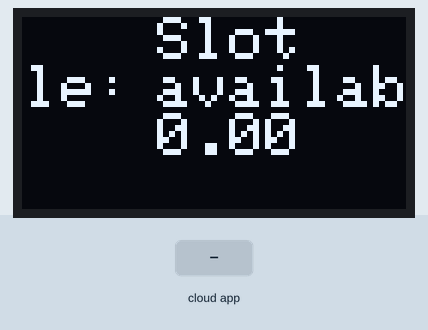
Simulated run of this sketch. Board: ESP8266 (NodeMCU). Parts: 128×64 one-colour display. The test bench sets the inputs (shaded band). WiFi joins after 1.5 s; servers stay silent unless stated; network time is answered at once with the bench clock; the local clock reads 2024-03-15 10:24:30 at power-on unless the sketch sets it; the Firebase database answers and starts empty; what the sketch prints to the serial monitor is not drawn.

Above: at 7.9 s.
8.0 s: the phone or cloud app sets Slot to 25
At 14.88 s:
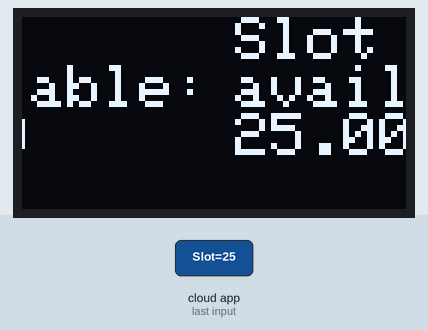
17.1 s: the phone or cloud app sets Slot to 50
At 22.38 s:
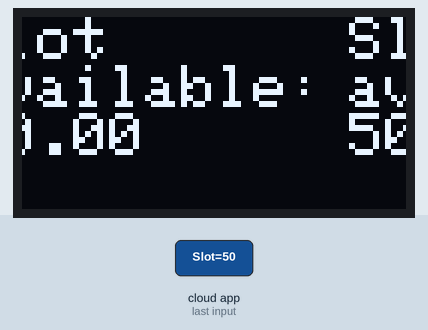

Measured:
- after the input at 8.0 s, the display: first differs from a run without the input after 6.7 s (image 1 shows a later state)

The sketch:

conn.ino
```cpp
//wifi
#include <SD.h>
#include <Arduino.h>
#include <ESP8266WiFi.h>
#include <Firebase_ESP_Client.h>
#include <NTPClient.h>
#include <WiFiUdp.h>

// Provide the token generation process info.
#include "addons/TokenHelper.h"
// Provide the RTDB payload printing info and other helper functions.
#include "addons/RTDBHelper.h"


//OLED display
#include <SPI.h>
#include <Wire.h>
#include <Adafruit_GFX.h>
#include <Adafruit_SSD1306.h>


#define SCREEN_WIDTH 128 // OLED display width, in pixels
#define SCREEN_HEIGHT 64 // OLED display height, in pixels

// Declaration for SSD1306 display connected using I2C
#define OLED_RESET     -1 // Reset pin
#define SCREEN_ADDRESS 0x3C
Adafruit_SSD1306 display(SCREEN_WIDTH, SCREEN_HEIGHT, &Wire, OLED_RESET);

// Insert your network credentials
#define WIFI_SSID "********"
#define WIFI_PASSWORD "**************"

#define USER_EMAIL "arduino@apsit.edu.in"
#define USER_PASSWORD "123456"

// Insert Firebase project API Key
#define API_KEY "AIzaSyB7I2q9zqBQmesksfjVVq_7KiY3cMsYepY"

// Insert RTDB URLefine the RTDB URL
#define DATABASE_URL "https://iot13-2c8a6-default-rtdb.asia-southeast1.firebasedatabase.app"

// Define Firebase objects
FirebaseData fbdo;
FirebaseAuth auth;
FirebaseConfig config;

// Variable to save USER UID
String uid;

FirebaseJson json;

// Define NTP Client to get time
WiFiUDP ntpUDP;
NTPClient timeClient(ntpUDP, "pool.ntp.org");

// Variable to save current epoch time
int timestamp;

float Slot;

// Timer variables (send new readings every three minutes)
unsigned long sendDataPrevMillis = 0;
unsigned long timerDelay = 180000;

// Initialize WiFi
void initWiFi() {
  WiFi.begin(WIFI_SSID, WIFI_PASSWORD);
  Serial.print("Connecting to WiFi ..");
  while (WiFi.status() != WL_CONNECTED) {
    Serial.print('.');
    delay(1000);
  }
  Serial.println(WiFi.localIP());
  Serial.println();
}

// Function that gets current epoch time
unsigned long getTime() {
  timeClient.update();
  unsigned long now = timeClient.getEpochTime();
  return now;
}

void setup(){
  Serial.begin(9600);

   // initialize the OLED object
  if(!display.begin(SSD1306_SWITCHCAPVCC, SCREEN_ADDRESS)) {
    Serial.println(F("SSD1306 allocation failed"));
    for(;;); // Don't proceed, loop forever
  }
     // Clear the buffer.
  display.clearDisplay();

  // Scroll part of the screen
  display.setTextColor(WHITE);
  display.startscrollright(0x00, 0x07);

  // Initialize
  initWiFi();
  timeClient.begin();

  // Assign the api key (required)
  config.api_key = API_KEY;

  // Assign the user sign in credentials
  auth.user.email = USER_EMAIL;
  auth.user.password = USER_PASSWORD;

  // Assign the RTDB URL (required)
  config.database_url = DATABASE_URL;

  Firebase.reconnectWiFi(true);
  fbdo.setResponseSize(4096);

  // Assign the callback function for the long running token generation task */
  config.token_status_callback = tokenStatusCallback; //see addons/TokenHelper.h

  // Assign the maximum retry of token generation
  config.max_token_generation_retry = 5;

  // Initialize the library with the Firebase authen and config
  Firebase.begin(&config, &auth);

  // Getting the user UID might take a few seconds
  Serial.println("Getting User UID");
  while ((auth.token.uid) == "") {
    Serial.print('.');
    delay(1000);
  }
  // Print user UID
  uid = auth.token.uid.c_str();
  Serial.print("User UID: ");
  Serial.println(uid);

}

void loop(){

  // Send new readings to database
  if (Firebase.ready() && (millis() - sendDataPrevMillis > timerDelay || sendDataPrevMillis == 0)){
    sendDataPrevMillis = millis();

    //Get current timestamp
    timestamp = getTime();
    Serial.print ("time: ");
    Serial.println (timestamp);
  }
  delay(5000);
  display.clearDisplay();

    Serial.printf("Get float... %s\n", Firebase.RTDB.getFloat(&fbdo, F("/Slot")) ? String(fbdo.to<float>()).c_str() : fbdo.errorReason().c_str());
    if(Firebase.RTDB.getFloat(&fbdo, F("/Slot")) != NULL) {
      Serial.begin(9600);
      display.setCursor(0,0);
      display.setTextSize(2);
      Slot = fbdo.to<float>();
      display.println("Slot");
      display.println("available:");
      display.println(String(Slot).c_str());
      display.display();
      delay(2000);
}
}
```
